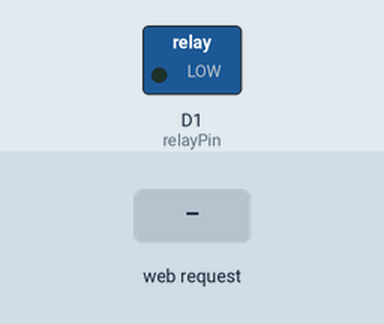
The sketch below on a simulated ESP8266 (NodeMCU). On the bench: switched loads named in the sketch (green lamp = pin HIGH). The test bench sets the inputs (shaded band). What the sketch prints to the serial monitor is not drawn.

Above: at 1.2 s.
1.3 s: HTTP request GET /ON received
At 2.5 s:
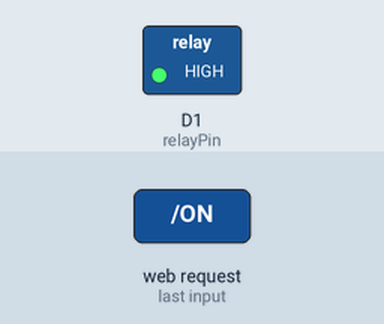
2.8 s: HTTP request GET /OFF received
At 3.8 s:
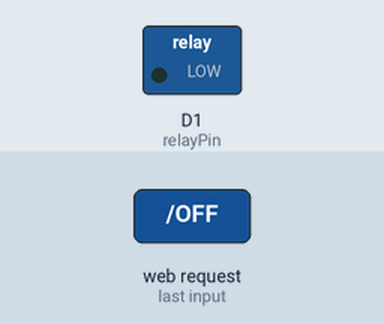
Timing chart, 0 to 5.8 s (numbered marks = the images above; inputs shaded):
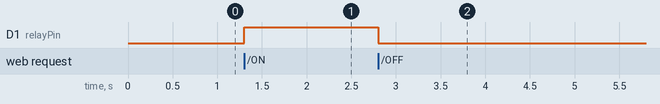

Measured:
- after the input at 1.3 s, D1 (relayPin): LOW → HIGH at once
- after the input at 2.8 s, D1 (relayPin): HIGH → LOW at once

The sketch:

CODE_ARDUINO_NodeMCU.ino
```cpp
#include <ESP8266WiFi.h>

// ssid esp8266
const char* ssid = "Saklar_Lampu"; // Nama WiFi yang dibuat ESP
const char* password = "12345678"; // Password WiFi minimal 8 karakter

const int relayPin = D1; // Pin relay

// port server
WiFiServer server(80);

void setup() {
  pinMode(relayPin, OUTPUT);
  digitalWrite(relayPin, LOW);

  Serial.begin(115200);

  // Buat Access Point
  WiFi.softAP(ssid, password);

  Serial.println("Access Point dibuat!");
  Serial.print("Nama WiFi: ");
  Serial.println(ssid);
  Serial.print("Password: ");
  Serial.println(password);

  Serial.println("Buka browser dan akses: http://192.168.4.1");

  server.begin();
}

void loop() {
  WiFiClient client = server.available();
  if (!client) return;

  String request = client.readStringUntil('\r');
  client.flush();

  if (request.indexOf("/ON") != -1) {
    digitalWrite(relayPin, HIGH);
  } else if (request.indexOf("/OFF") != -1) {
    digitalWrite(relayPin, LOW);
  }

  // HTML tampilan
  String html = "<!DOCTYPE html><html><head><meta name='viewport' content='width=device-width, initial-scale=1'>";
  html += "<title>Saklar Lampu</title></head><body style='text-align:center;'>";
  html += "<h1>Saklar Lampu</h1>";
  html += "<p><a href='/ON'><button style='width:100px;height:50px;font-size:20px;'>ON</button></a></p>";
  html += "<p><a href='/OFF'><button style='width:100px;height:50px;font-size:20px;'>OFF</button></a></p>";
  html += "</body></html>";

  client.print("HTTP/1.1 200 OK\r\nContent-Type: text/html\r\n\r\n");
  client.print(html);
  delay(1);
}
```
